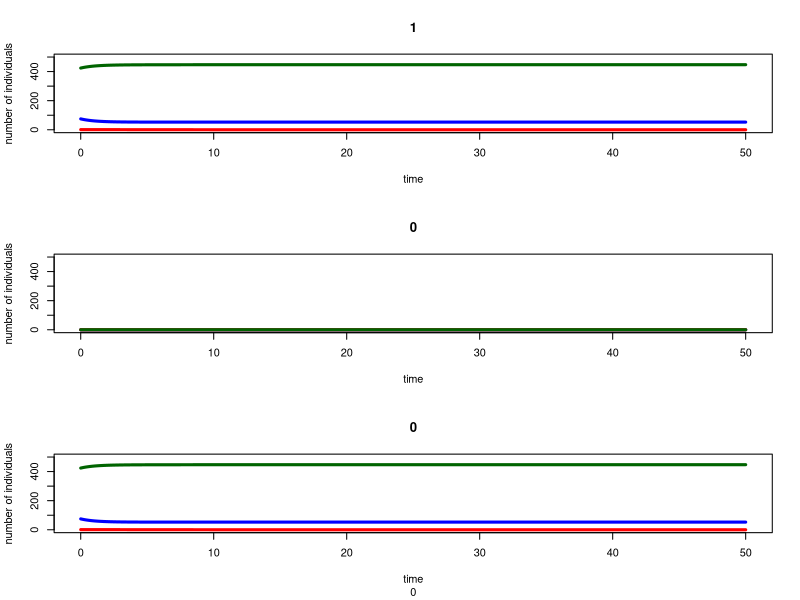
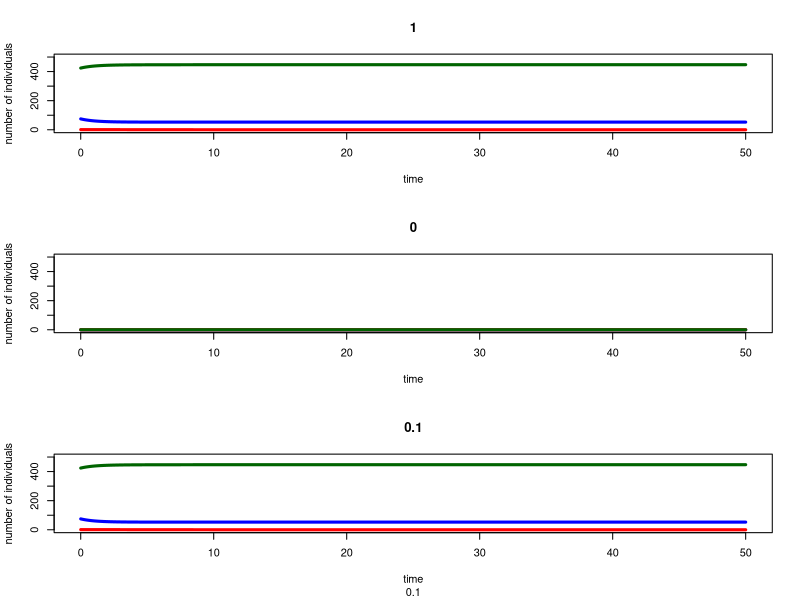
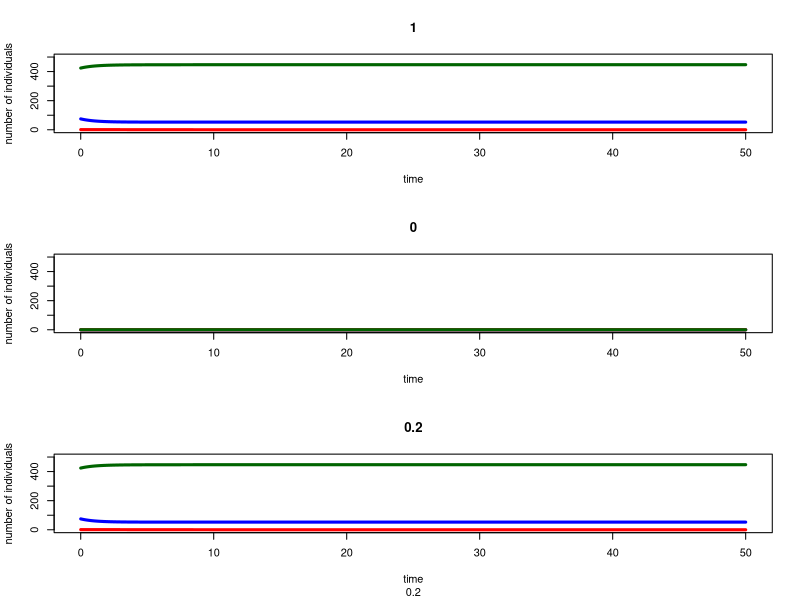
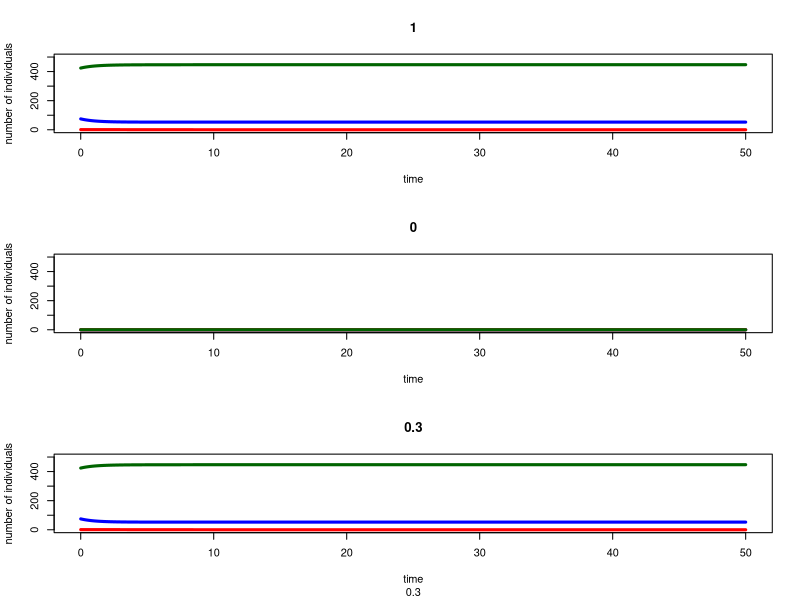
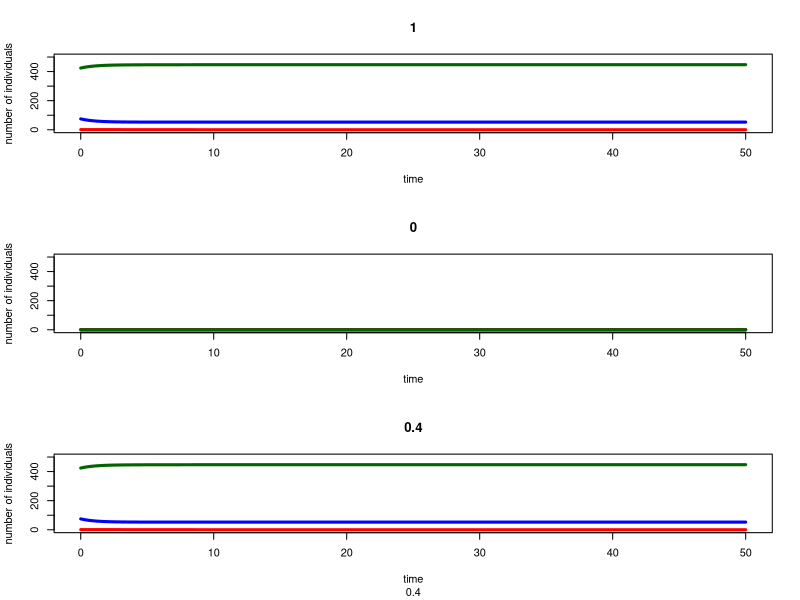
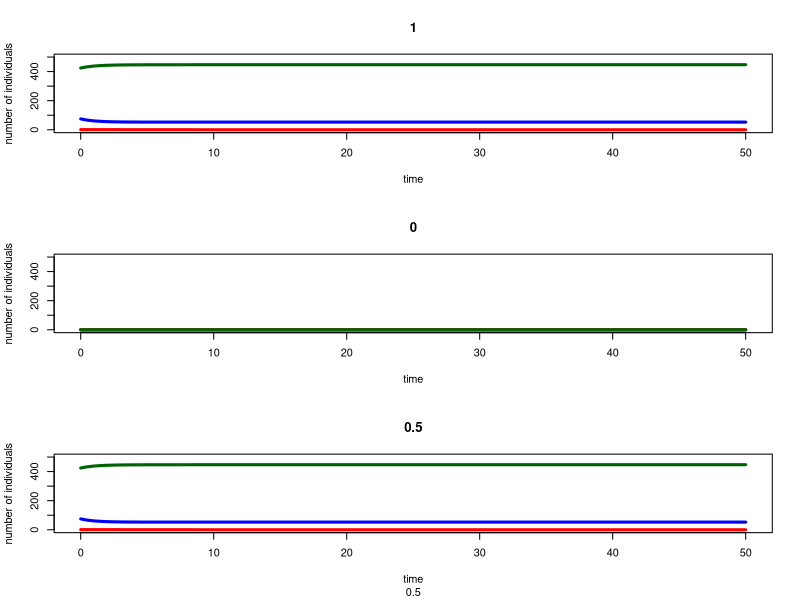
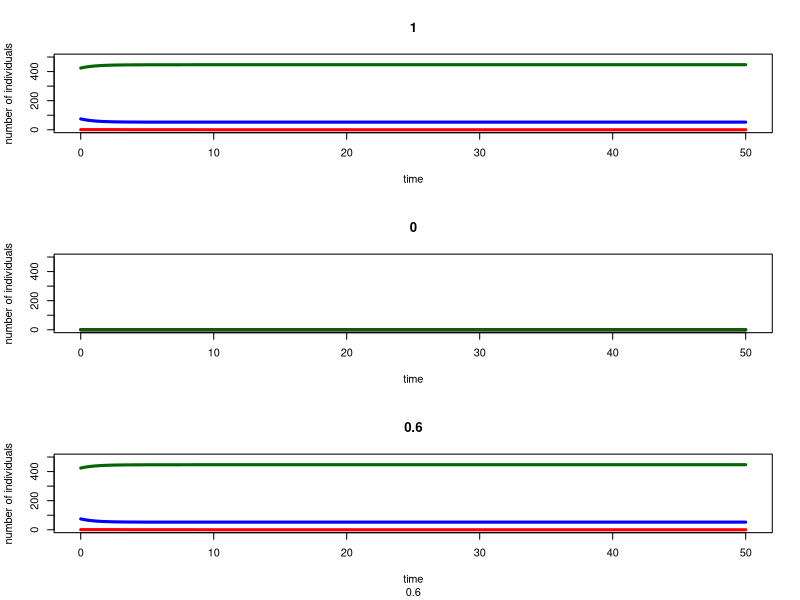
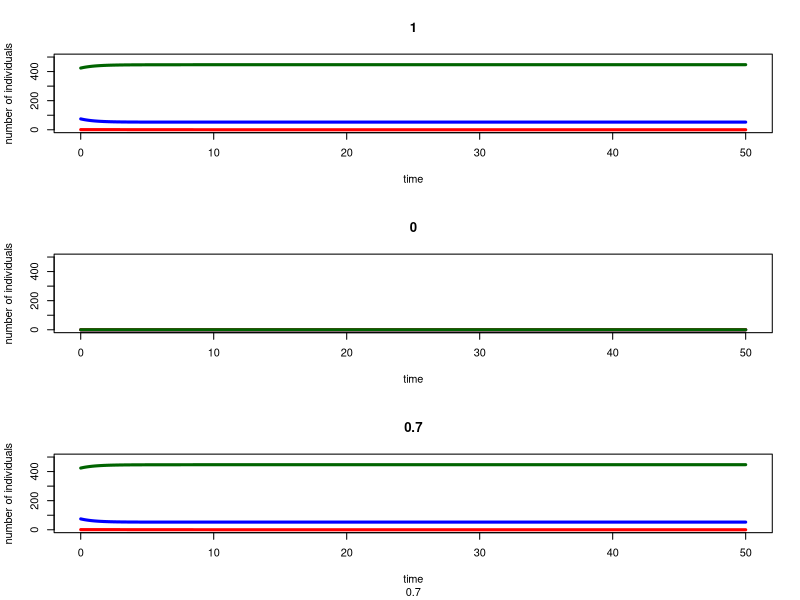

Write R code to recreate these figures, in order.
##########################################################
# Starting script to the module 'SIR models of epidemics'
##########################################################

# implements the basic SIR model, and plots simulation results

## Here you only need to know basic things:
##  #	To make comments
##  <-	Assigning a value to a symbol
##  c	To create a vector c(v1, v2, ..., vn)
##  e	is *10^
##  seq(a,b,c)	To create a sequence from a to b with intervals c


###################################
# FUNCTION DEFINITIONS
###################################

###
# SIR <- function(t, x, parms)
# Use: calculates the derivatives for the SIR model
# Input: 
#      t: time (not used here, because there is no explicit time dependence)
#      x: vector of the current values of all variables (S, I, R)
#      parms: vector of all parameter values
# Output:
#      der: vector of derivatives

# To use the lsoda function, the model function has to be a function of t (time),
# x (the vector of the variables) and parms (the parameters of the model).
# oltottsági ráta = 1/időegység, teljes oltottsági ráta = oltottsági arány*1/időegység
# felezési idő

SIR <- function(t, x, parms){

# Beta and r are not global variables. This means that if you type beta in R, the output will be 'beta',
# and not its value. You have to specify that you want to use the value of beta from 'parms' to solve the ODEs.
# Similarly, the variables of the model are taken from the vector x. This is done by the 'with' function.

  with(as.list(c(parms,x)),{
    dSw <- d*(Sw+Iw+Rw)+g*Iw - beta*Sw*Iw - beta*p*Sw*In - d*Sw - ffw*Sw
   
    dSn <- d*(Sn+In+Rn)+g*In - beta*Sn*In - beta*p*Sn*Iw - d*Sn - ffn*Sn

    dIw <- + beta*Sw*Iw + beta*p*Sw*In - r*Iw - d*Iw -g*Iw

    dIn <- + beta*Sn*In + beta*p*Sn*Iw - r*In - d*In -g*In

    dRw <- r*Iw - d*Rw + ffw*Sw        # Note: because S+I+R=constant, this equation could actually be omitted,
                  # and R at any time point could simply be calculated as N-S-I.
    dRn <- r*In - d*Rn + ffn*Sn

    der <- c(dSn, dSw, 

             dIn, dIw, 

             dRn, dRw
             )
    list(der)  # the output must be returned    
  }) # end of 'with'

}  # end of function definition


###########################
# MAIN PROGRAM
###########################

### LOAD LIBRARIES
#load R library for ordinary differential equation solvers
library(deSolve)
pdf("sir_antivaxx_birthdeath.pdf")
# R0_vektor = vector(mode="list") #ez lesz amiben az R0-okat tárolom
### INITIALIZE PARAMETER SETTINGS
for (w in 1:21) {
  for(j in 1:11){
    fn = 0.85
    fw = 0.85
    q = (w-1)/20 # Waldorfosok aránya a popuban
    p = (j-1)/10 # a valószínűség, hogy akivel találkozol, nem olyan, mint te
    f = q*fw + (1-q)*fn
    index = f*100
    S0 = 499
    parms <- c(beta=1e-2, r=1e-1, d=0.1, g=0.5, ffw=0, ffn=fn, q=q, p=p)		# set the parameters of the model
    inits <- c(Sn=(1-q)*(1-fn)*S0, 
               Sw=q*(1-fw)*S0, 
               In=(1-q),
               Iw=q,
               Rn=(1-q)*fn*S0, 
               Rw=q*fw*S0
               )
    
    # set the initial values
    dt    <- seq(0,50,0.1)			# set the time points for evaluation
  
  
    # Calculate and print R_0 on the screen
    N <- sum(inits)
    R_0 <- with(as.list(parms),{beta*(N-f*S0)/(r+d+g)})
    # print(paste("hany szazalek oltott", index))
    # print(paste("R_0 =",R_0),quote=FALSE)
    # R0_vektor[v] = (R_0) #a vektor/lista/kisfaszom v-edik eleme legyen az aktualis R0 ertek
    # names(R0_vektor)[v] = f*100 #a vektor/lista/kisfaszom v-edik elemenek a neve legyen az oltottsagi %
  
  
    ### SIMULATE THE MODEL
  
    ## Use lsoda to solve the differential equations numerically. The syntax should be
    ## lsoda(initial values, time points, function, parameters)
  
    simulation <- as.data.frame(lsoda(inits, dt, SIR, parms=parms)) # this way our set 'parms' will be used as default
  
    ### PLOT THE OUTPUT
  
    # If you remove the # before pdf(...) and dev.off(), the output will be written in a pdf file,
    # in the working directory. If you don't, a window containing your graph will just pop up.
  
    
    #par(cex=1.7)
    # Plot S according to time, in blue, and add the graph I and R according to time,
    # in red and dark green respectively. Call help(plot) for further details.
  
    attach(simulation) # this command allows you to refer to the columns of the data frame directly.
    par(mfrow=c(3,1))
    plot(dt, Sn, type="l", col="blue", 
         ylim=c(0,sum(inits)), 
         main = (1-q), xlab="time", ylab="number of individuals",lwd=3)
    lines(dt, In, type="l", col="red",lwd=3)
    lines(dt, Rn, type="l", col="darkgreen",lwd=3)
    
    # Add a legend to the graph
    legend(70,400, legend=c("Sn","In","Rn"), col=c("blue", "red", "darkgreen"), lty=1,lwd=2)
    #dev.off()
    
    plot(dt, Sw, type="l", col="blue", 
         ylim=c(0, sum(inits)), 
         main = q, xlab="time", ylab="number of individuals",lwd=3)
    lines(dt, Iw, type="l", col="red",lwd=3)
    lines(dt, Rw, type="l", col="darkgreen",lwd=3)
    
    # Add a legend to the graph
    legend(70,400, legend=c("Sw","Iw","Rw"), col=c("blue", "red", "darkgreen"), lty=1,lwd=2)
    #dev.off()
    
    plot(dt, (Sn+Sw), type="l", col="blue", 
         ylim=c(0, sum(inits)), 
         main = (p), sub=p, xlab="time", ylab="number of individuals",lwd=3)
    lines(dt, (In+Iw), type="l", col="red",lwd=3)
    lines(dt, (Rn+Rw), type="l", col="darkgreen",lwd=3)
    
    # Add a legend to the graph
    legend(70,400, legend=c("S","I","R"), col=c("blue", "red", "darkgreen"), lty=1,lwd=2)
    
  
    detach(simulation) # clean up the search path
  }  
}
dev.off()
# print(R0_vektor)
# volte = FALSE #ebben tarolom, hogy van-e olyan oltottsag, ami megelozi a jarvanyt
# for (a in 1:length(R0_vektor)) {
#   if (R0_vektor[a] < 1) {
#     print(names(R0_vektor)[a])
#     volte = TRUE
#     break
#   }
# }
# if (volte == FALSE) {
#   print("Mind meg fogunk dogleni")
# }
